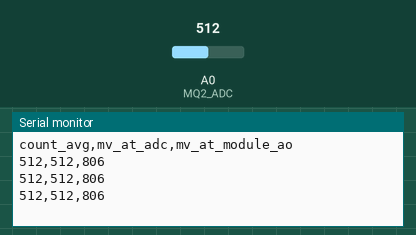
Simulated run of this sketch. Board: Arduino Uno, built with avr-gcc and run on an emulated ATmega328P. On the bench: the last lines printed to the serial monitor. The inputs (shaded band) are chosen by the test bench; at power-on: A0 (MQ2_ADC) = 512.

Above: at 1.2 s.
1.3 s: A0 (MQ2_ADC) set to 716
At 2.1 s:
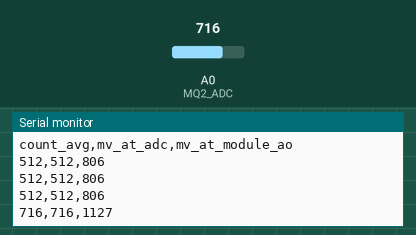
2.8 s: A0 (MQ2_ADC) set to 900
At 3.2 s:
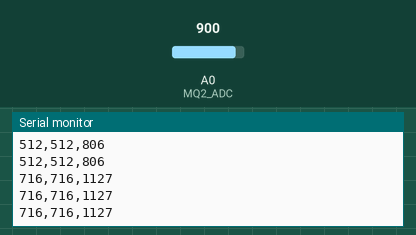
Timing chart, 0 to 5.8 s (numbered marks = the images above; inputs shaded):
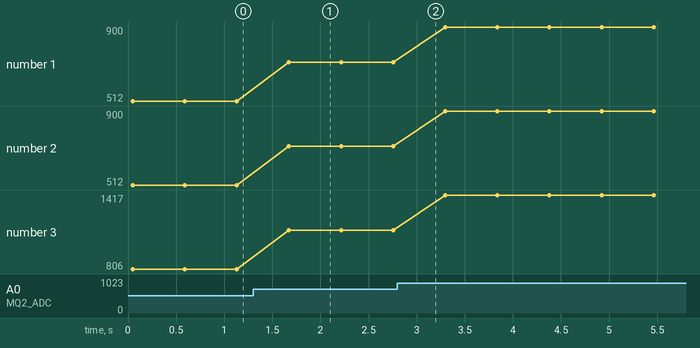

Measured:
- after the input at 1.3 s, the serial monitor: prints a new line after 0.37 s (image 1)
- plotted number 1: 512 → 716 after the input at 1.3 s, 716 → 900 after the input at 2.8 s
- plotted number 2: 512 → 716 after the input at 1.3 s, 716 → 900 after the input at 2.8 s
- plotted number 3: 806 → 1127 after the input at 1.3 s, 1127 → 1417 after the input at 2.8 s

The sketch:

04_mq2_raw_read.ino
```cpp
/*
  VEGA Sentinel bring-up 4/7 - MQ-2 raw sensor read
  Board: VEGA ARIES v2.0 (ARIES v2), Serial Monitor 115200.

  WIRING (voltage divider MANDATORY before connecting):
    MQ-2 VCC -> 5V   (module is typically a 5V module - verify yours)
    MQ-2 GND -> GND  (common ground with the board)
    MQ-2 AO  -> 2.7k resistor -> junction -> A0 (J10_2)
                        junction -> 4.7k resistor -> GND
    MQ-2 DO  -> leave unconnected for now

  The divider scales AO by 4.7/(2.7+4.7) = 0.635, so a 5.0 V AO appears
  as ~3.17 V at A0 - safely inside the ADS1015 +/-4.096 V range. This is
  the same divider recommended by C-DAC's own MQ-series examples.
  DO NOT connect a 5 V module AO directly to A0.

  MQ-2 notes:
    - Heater needs warm-up: readings drift for the first minutes (or
      longer on a brand-new sensor). Note stabilized clean-air value.
    - Raw ADS1015 counts are what the TinyML pipeline will consume; ppm
      conversion is NOT needed for anomaly detection.

  Pass criteria: value stabilizes to a steady clean-air baseline after
  warm-up, and visibly rises when a controlled stimulus (e.g. alcohol
  swab or unlit lighter gas from a safe distance) is brought near.
*/

const uint8_t MQ2_ADC = A0;   // J10_2 / ADC_CH0
const uint8_t N_SAMPLES = 8;

void setup() {
  Serial.begin(115200);
  Serial.println("MQ-2 raw read (ADS1015 counts via divider on A0)");
  Serial.println("Keep area ventilated. Sensor warm-up takes minutes.");
  Serial.println("count_avg,mv_at_adc,mv_at_module_ao");
}

void loop() {
  uint32_t sum = 0;
  for (uint8_t i = 0; i < N_SAMPLES; i++) {
    sum += analogRead(MQ2_ADC);
    delay(5);
  }
  float avg = sum / (float)N_SAMPLES;
  float mvAdc = avg * 4096.0 / 4095.0;
  float mvModule = mvAdc * (2.7 + 4.7) / 4.7;   // undo divider ratio

  Serial.print((long)avg);
  Serial.print(",");
  Serial.print((long)mvAdc);
  Serial.print(",");
  Serial.println((long)mvModule);
  delay(500);
}
```
